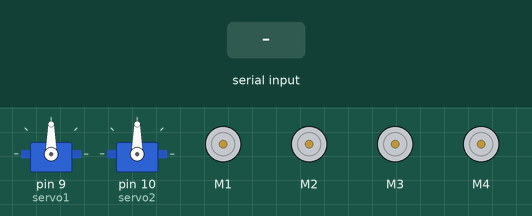
Simulated run of this sketch. Board: Arduino Uno, built with avr-gcc and run on an emulated ATmega328P. On the bench: 2 × servo, 4 × DC motor (green arrow = forward, orange = backward, longer = faster). Inputs (shaded band) come from the test bench. What the sketch prints to the serial monitor is not drawn.

Above: at 1.2 s.
1.3 s: "w" received over Serial
At 2.5 s:
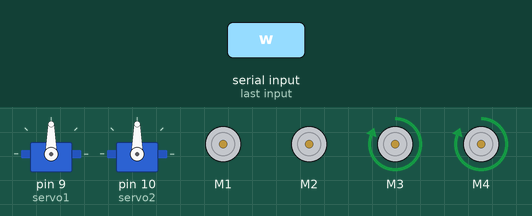
2.8 s: "a" received over Serial
At 3.7 s:
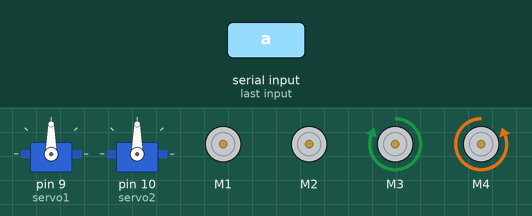
4.3 s: "s" received over Serial
At 4.9 s:
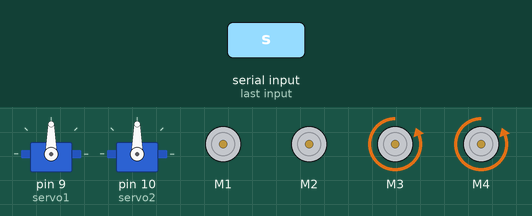
5.8 s: "d" received over Serial
At 7.0 s:
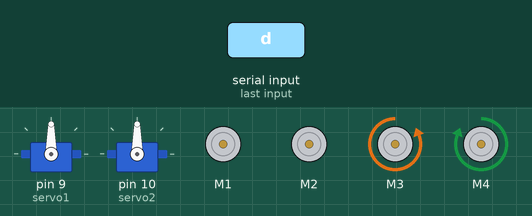
7.3 s: "x" received over Serial
At 8.3 s:
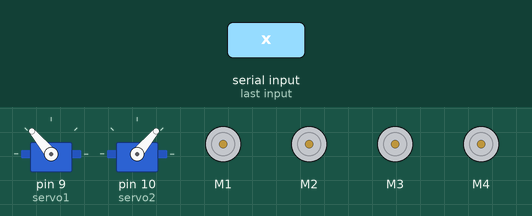
8.8 s: "u" received over Serial
At 10.1 s:
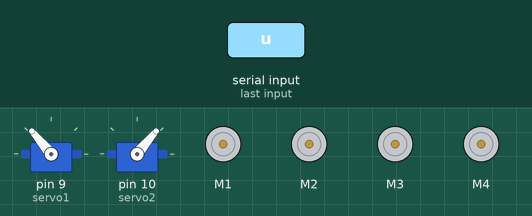
Timing chart, 0 to 11.3 s (numbered marks = the images above; inputs shaded):
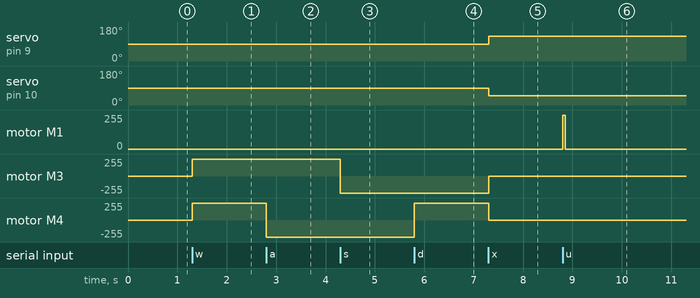

The sketch:

ATV_motor_with_arm_run_final_test_wired.ino
```cpp
#include<AFMotor.h>
#include<Servo.h>

AF_DCMotor motor1(1);
AF_DCMotor motor2(2);
AF_DCMotor motor3(3);
AF_DCMotor motor4(4);

Servo servo1;
Servo servo2;

void setup() {
  // put your setup code here, to run once:
servo1.attach(9);
servo2.attach(10);
servo1.write(90);
servo2.write(90);

Serial.begin(9600);

motor1.setSpeed(255);
motor2.setSpeed(255);
motor3.setSpeed(255);
motor4.setSpeed(255);

}

void loop() {
  // put your main code here, to run repeatedly:

char c;

    if (Serial.available())
    {
        c = Serial.read();
        Serial.write(c);

     switch(c)
     {
      case 'w':
        motor4.run(FORWARD);
        motor3.run(FORWARD);
       //9658* delay (100);
        break;

      case 'a':
        //motor3.run(FORWARD);
        motor4.run(BACKWARD);
       // delay (100);
        break;

      case 's':
        motor4.run(BACKWARD);
        motor3.run(BACKWARD);
        //delay (100);
        break;

      case 'd':
        //motor3.run(BACKWARD);
        motor4.run(FORWARD);
        //delay (100);
        break;

       case 'x':
        motor3.run(RELEASE);
        motor4.run(RELEASE);
        servo1.write(130);
        servo2.write(50);
        break;

       case 'u':
        motor1.run(FORWARD);
        delay (50);
        motor1.run(RELEASE);
        break;

       case 'j':
        motor1.run(BACKWARD);
        delay (50);
        motor1.run(RELEASE);
        break;

       case 'h':
        motor2.run(FORWARD);
        delay (50);
        motor2.run(RELEASE);
        break;

       case 'k':
        motor2.run(BACKWARD);
        delay (50);
        motor2.run(RELEASE);
        break;

       case 'm':
        servo1.write(50);
        servo2.write(130);
        break;
        }
     }

}
```

Measured:
- after the input at 1.3 s, motor M3, motor M4: stopped → forward 255/255 at once
- after the input at 2.8 s, motor M4: forward 255/255 → backward 255/255 at once
- after the input at 4.3 s, motor M3: forward 255/255 → backward 255/255 at once
- after the input at 5.8 s, motor M4: backward 255/255 → forward 255/255 at once
- after the input at 7.3 s, servo on pin 9 (servo1): 90° → 130° at once; servo on pin 10 (servo2): 90° → 50° at once; motor M3: backward 255/255 → stopped at once; motor M4: forward 255/255 → stopped at once
- after the input at 8.8 s, motor M1: stopped → forward 255/255 at once, → stopped 0.05 s later
